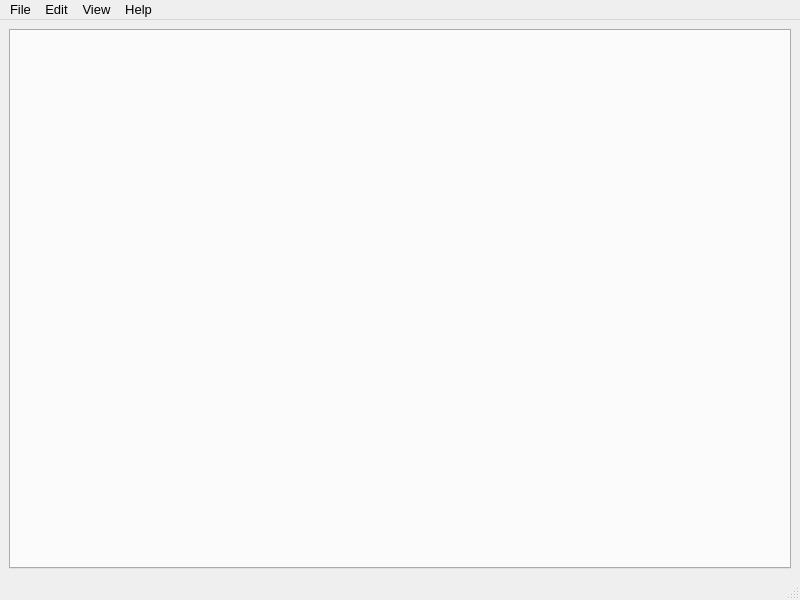
<?xml version="1.0" encoding="UTF-8"?>
<ui version="4.0">
 <class>MainWindow</class>
 <widget class="QMainWindow" name="MainWindow">
  <property name="geometry">
   <rect>
    <x>0</x>
    <y>0</y>
    <width>800</width>
    <height>600</height>
   </rect>
  </property>
  <property name="font">
   <font>
    <pointsize>10</pointsize>
   </font>
  </property>
  <property name="windowTitle">
   <string>MainWindow</string>
  </property>
  <widget class="QWidget" name="centralwidget">
   <layout class="QGridLayout" name="gridLayout">
    <item row="0" column="0">
     <widget class="QTabWidget" name="tabWidget">
      <property name="currentIndex">
       <number>-1</number>
      </property>
      <property name="tabsClosable">
       <bool>true</bool>
      </property>
      <property name="movable">
       <bool>true</bool>
      </property>
     </widget>
    </item>
   </layout>
  </widget>
  <widget class="QMenuBar" name="menubar">
   <property name="geometry">
    <rect>
     <x>0</x>
     <y>0</y>
     <width>800</width>
     <height>23</height>
    </rect>
   </property>
   <widget class="QMenu" name="menuFile">
    <property name="title">
     <string>File</string>
    </property>
    <addaction name="actionNew_tab"/>
    <addaction name="actionNew_Window"/>
    <addaction name="separator"/>
    <addaction name="actionOpen"/>
    <addaction name="actionSave"/>
    <addaction name="actionSave_As"/>
    <addaction name="separator"/>
    <addaction name="actionClose_tab"/>
    <addaction name="actionClose_window"/>
   </widget>
   <widget class="QMenu" name="menuEdit">
    <property name="title">
     <string>Edit</string>
    </property>
    <addaction name="actionUndo"/>
    <addaction name="separator"/>
    <addaction name="actioncut"/>
    <addaction name="actioncopy"/>
    <addaction name="actionpaste"/>
    <addaction name="actiondelete"/>
    <addaction name="actionselect_all"/>
    <addaction name="separator"/>
    <addaction name="actionFind"/>
    <addaction name="actionReplace"/>
    <addaction name="separator"/>
    <addaction name="actiontime_date"/>
    <addaction name="actionautosave"/>
   </widget>
   <widget class="QMenu" name="menuView">
    <property name="title">
     <string>View</string>
    </property>
    <widget class="QMenu" name="menuZoom_in">
     <property name="title">
      <string>Zoom in</string>
     </property>
     <addaction name="actionZoom_in"/>
     <addaction name="actionZoom_out_2"/>
     <addaction name="actionRestore_default_zoom"/>
    </widget>
    <addaction name="actionFont_size"/>
    <addaction name="actionDark_Theme"/>
    <addaction name="menuZoom_in"/>
   </widget>
   <widget class="QMenu" name="menuHelp">
    <property name="title">
     <string>Help</string>
    </property>
    <addaction name="actionAbout"/>
   </widget>
   <addaction name="menuFile"/>
   <addaction name="menuEdit"/>
   <addaction name="menuView"/>
   <addaction name="menuHelp"/>
  </widget>
  <widget class="QStatusBar" name="statusbar"/>
  <action name="actionNew_tab">
   <property name="text">
    <string>New tab</string>
   </property>
   <property name="toolTip">
    <string>Create new tab</string>
   </property>
   <property name="statusTip">
    <string/>
   </property>
   <property name="shortcut">
    <string>Ctrl+T</string>
   </property>
  </action>
  <action name="actionNew_Window">
   <property name="text">
    <string>New Window</string>
   </property>
   <property name="statusTip">
    <string/>
   </property>
   <property name="shortcut">
    <string>Ctrl+N</string>
   </property>
  </action>
  <action name="actionSave">
   <property name="icon">
    <iconset theme="document-save"/>
   </property>
   <property name="text">
    <string>Save</string>
   </property>
   <property name="shortcut">
    <string>Ctrl+S</string>
   </property>
  </action>
  <action name="actionSave_As">
   <property name="text">
    <string>Save As</string>
   </property>
   <property name="shortcut">
    <string>Ctrl+Shift+S</string>
   </property>
  </action>
  <action name="actionClose_tab">
   <property name="text">
    <string>Close tab</string>
   </property>
   <property name="font">
    <font>
     <pointsize>10</pointsize>
    </font>
   </property>
   <property name="shortcut">
    <string>Ctrl+W</string>
   </property>
  </action>
  <action name="actionClose_window">
   <property name="text">
    <string>Close window</string>
   </property>
   <property name="shortcut">
    <string>Ctrl+Q</string>
   </property>
  </action>
  <action name="actionUndo">
   <property name="icon">
    <iconset theme="edit-undo"/>
   </property>
   <property name="text">
    <string>Undo</string>
   </property>
   <property name="shortcut">
    <string>Ctrl+Z</string>
   </property>
  </action>
  <action name="actioncut">
   <property name="text">
    <string>cut</string>
   </property>
   <property name="shortcut">
    <string>Ctrl+X</string>
   </property>
  </action>
  <action name="actioncopy">
   <property name="text">
    <string>copy</string>
   </property>
   <property name="shortcut">
    <string>Ctrl+C</string>
   </property>
  </action>
  <action name="actionpaste">
   <property name="text">
    <string>paste</string>
   </property>
   <property name="shortcut">
    <string>Ctrl+V</string>
   </property>
  </action>
  <action name="actiondelete">
   <property name="text">
    <string>delete</string>
   </property>
   <property name="shortcut">
    <string>Del</string>
   </property>
  </action>
  <action name="actionselect_all">
   <property name="text">
    <string>select all</string>
   </property>
   <property name="shortcut">
    <string>Ctrl+A</string>
   </property>
  </action>
  <action name="actiontime_date">
   <property name="text">
    <string>time / date</string>
   </property>
   <property name="shortcut">
    <string>F5</string>
   </property>
  </action>
  <action name="actionFont_size">
   <property name="text">
    <string>Font</string>
   </property>
  </action>
  <action name="actionOpen">
   <property name="text">
    <string>Open</string>
   </property>
   <property name="statusTip">
    <string/>
   </property>
   <property name="shortcut">
    <string>Ctrl+O</string>
   </property>
  </action>
  <action name="actionDark_Theme">
   <property name="checkable">
    <bool>true</bool>
   </property>
   <property name="text">
    <string>Dark Theme</string>
   </property>
  </action>
  <action name="actionAbout">
   <property name="text">
    <string>About</string>
   </property>
  </action>
  <action name="actionZoom_out">
   <property name="text">
    <string>Zoom out</string>
   </property>
   <property name="shortcut">
    <string>Ctrl+-</string>
   </property>
  </action>
  <action name="actionZoom_in">
   <property name="text">
    <string>Zoom in</string>
   </property>
   <property name="shortcut">
    <string>Ctrl++</string>
   </property>
  </action>
  <action name="actionZoom_out_2">
   <property name="text">
    <string>Zoom out</string>
   </property>
   <property name="shortcut">
    <string>Ctrl+-</string>
   </property>
  </action>
  <action name="actionRestore_default_zoom">
   <property name="text">
    <string>Restore default zoom</string>
   </property>
   <property name="shortcut">
    <string>Ctrl+0</string>
   </property>
  </action>
  <action name="actionautosave">
   <property name="checkable">
    <bool>true</bool>
   </property>
   <property name="text">
    <string>autosave</string>
   </property>
  </action>
  <action name="actionFind">
   <property name="text">
    <string>Find</string>
   </property>
   <property name="shortcut">
    <string>Ctrl+F</string>
   </property>
  </action>
  <action name="actionReplace">
   <property name="text">
    <string>Replace</string>
   </property>
   <property name="shortcut">
    <string>Ctrl+H</string>
   </property>
  </action>
 </widget>
 <resources/>
 <connections/>
</ui>
